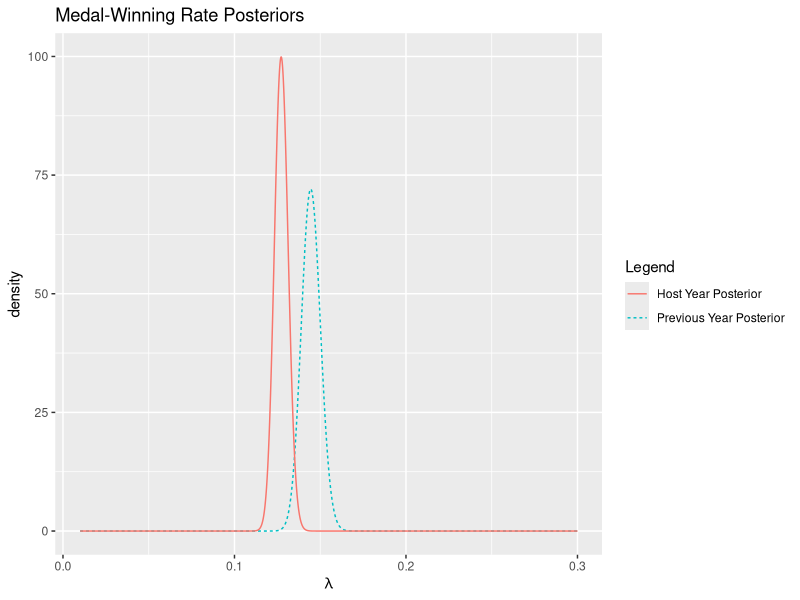
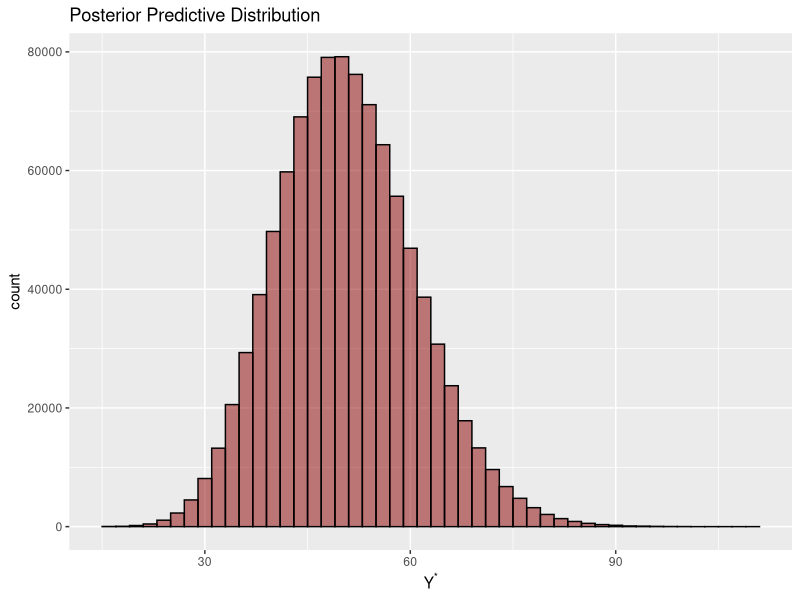

The R script that drew these images, in order:
## ---- chunk 1
knitr::opts_chunk$set(echo = TRUE)
knitr::opts_chunk$set(tidy.opts=list(width.cutoff=60),tidy=TRUE)
## ---- chunk 2
# Import libraries and data
library(ggplot2)
library(dplyr)
medals <- read.csv('Medals.csv')
set.seed(21222)

# Aggregate analysis
aggregates <- medals %>% 
  summarise(Y0 =sum(MEDALS.WON.DURING.PREVIOUS.OLYMPICS),
            Y1 = sum(MEDALS.WON.DURING.HOST.YEAR),
            N0 = sum(PARTICIPATING.ATHLETES.DURING.PREVIOUS.OLYMPICS),
            N1 = sum(PARTICIPATING.ATHLETES.DURING.HOST.YEAR))

colnames(medals) <- c('country', 'year', 'Y0', 'Y1', 'N0', 'N1')
S <- 10^6
N0 <- aggregates$N0
Y0 <- aggregates$Y0
N1 <- aggregates$N1
Y1 <- aggregates$Y1
epsilon <- 0.1

lambda <- seq(0.01, 0.3, 0.0001)
posterior_0 <- dgamma(lambda, Y0 + epsilon, N0 + epsilon)
posterior_1 <- dgamma(lambda, Y1 + epsilon, N1 + epsilon)
df <- data.frame(lambda, posterior_0, posterior_1)

# Visualizations of posterior distributions
p <- ggplot(data = df, aes(x = lambda)) 
p <- p + ggtitle('Medal-Winning Rate Posteriors') + labs(x = expression(lambda),
                                                         y = 'density',
                                                         color = 'Legend',
                                                         linetype = 'Legend')
p <- p + geom_line(aes(y = posterior_0, 
                       color = 'Previous Year Posterior', 
                       linetype = 'Previous Year Posterior')) 
p <- p + geom_line(aes(y = posterior_1,
                       color = 'Host Year Posterior',
                       linetype = 'Host Year Posterior'))

# Hypothesis Test
epsilon <- c(0.01, 0.1, 1, 10, 100)
prob_null <- c()

# MC samples from the posteriors
for(e in epsilon) {
  lambda_0 <- rgamma(S, Y0 + e, N0 + e)
  lambda_1 <- rgamma(S, Y1 + e, N1 + e)
  
  # Approximate probability that theta2 > theta1
  prob_null <- c(prob_null, mean(lambda_1 > lambda_0))
}

# Prediction
medals <- medals %>% mutate(pct_change_Y = (Y1 - Y0)/Y0, pct_change_N = (N1 - N0)/N0)
median_pct_change_Y <- quantile(medals$pct_change_Y, 0.5)
median_pct_change_N <- quantile(medals$pct_change_N, 0.5)
a <- b <- 0.1
N0_FR <- 398
Y0_FR <- 33
estimated_Y1_FR <- Y0_FR * (1 + median_pct_change_Y)
estimated_N1_FR <- N0_FR * (1 + median_pct_change_N)
lambda_star <- rgamma(S, estimated_Y1_FR + a, estimated_N1_FR + b)
ppd <- data.frame(Y1_star = rpois(S, estimated_N1_FR * lambda_star))
plot_ppd <- ggplot(ppd, aes(Y1_star)) + ggtitle('Posterior Predictive Distribution') + labs(x = expression(Y^"*"))

plot_ppd <- plot_ppd + geom_histogram(color = 'black',
                                      fill = 'darkred',
                                      alpha = 0.5,
                                      bins = 49)

quantiles <- quantile(ppd$Y1_star, c(0.025, 0.5, 0.975))

# Country-specific Analysis
country_specific <- medals %>% group_by(country) %>%
  summarise(Y0 = sum(Y0), 
            Y1 = sum(Y1),
            N0 = sum(N0),
            N1 = sum(N1))

posterior_summaries <- data.frame(country = c(), CI95_low = c(), MAP = c(), CI95_high = c())
e <- 0.1

for(j in 1:15){
  lambda_0 <- rgamma(S, country_specific$Y0[j] + e, country_specific$N0[j] + e)
  lambda_1 <- rgamma(S, country_specific$Y1[j] + e, country_specific$N1[j] + e)
  r <- lambda_1/lambda_0
  CI95_low = quantile(r, 0.025)
  med = quantile(r, 0.5)
  CI95_high = quantile(r, 0.975)
  posterior_summaries <- rbind(posterior_summaries, 
                               data.frame(country = country_specific$country[j],
                                          CI95_low = round(CI95_low, 2),
                                          med = round(med, 2),
                                          CI95_high = round(CI95_high, 2)))
}
